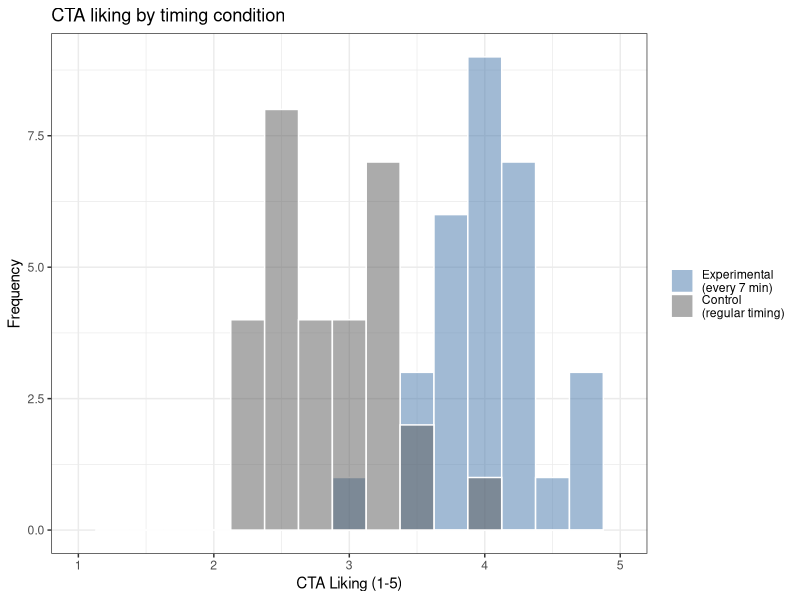
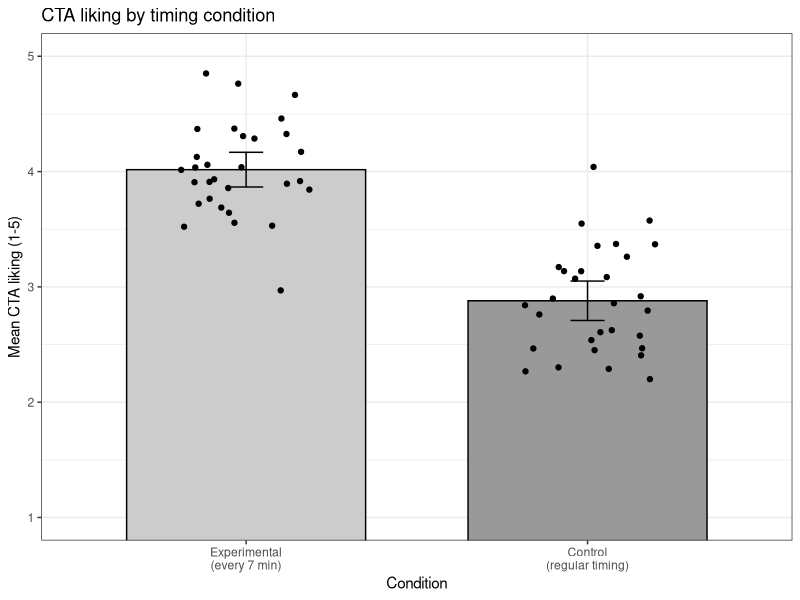

These figures' R source, in order:
## ---- chunk 1
knitr::opts_chunk$set(
  echo = FALSE,
  message = FALSE,
  warning = FALSE,
  fig.align = "center",
  fig.width = 5,
  fig.height = 3.7
)
## ---- chunk 2
#| echo: true
set.seed(343)

n = 30
CTA.SD = 0.5

# Control group (mean ~ 3, the neutral answer Chapter 5 found)
CTA.Control <- rnorm(n, 3, CTA.SD)

# Experimental group (mean ~ 4)
CTA.Experimental <- rnorm(n, 4, CTA.SD)
## ---- chunk 3
#| echo: true
CTA.df <- data.frame(
  Condition = c(rep("Control\n(regular timing)", n),
            rep("Experimental\n(every 7 min)", n)),
  Liking = c(CTA.Control, CTA.Experimental)
)

# R subtracts groups in factor-level order, so we put Experimental first
# to match the way we wrote the hypotheses in Step 1.
CTA.df$Condition <- factor(CTA.df$Condition,
                           levels = c("Experimental\n(every 7 min)",
                                      "Control\n(regular timing)"))
## ---- chunk 4
#| fig-width: 6
#| fig-height: 3.7
#| fig-cap: "Both groups on one axis. The overlap in the middle is the part a t-test has to argue about."
#| fig-alt: "Two overlaid histograms of CTA liking on a 1 to 5 axis. The control group piles up around 3 and the experimental group around 4, with a band near 3.5 where the two overlap."
library(ggplot2)

ggplot(CTA.df, aes(x = Liking, fill = Condition)) +
  geom_histogram(binwidth = 0.25, position = "identity",
                 alpha = 0.5, color = "white") +
  scale_fill_manual(values = c("Experimental\n(every 7 min)" = "#4477AA",
                               "Control\n(regular timing)"   = "grey35")) +
  labs(x = "CTA Liking (1-5)", y = "Frequency", fill = NULL,
       title = "CTA liking by timing condition") +
  xlim(1, 5) +
  theme_bw(base_size = 11)
## ---- chunk 5
#| echo: true
M1 <- mean(CTA.Experimental)
M2 <- mean(CTA.Control)
S1 <- sd(CTA.Experimental)
S2 <- sd(CTA.Control)

SS1 <- sum((CTA.Experimental - M1)^2)
SS2 <- sum((CTA.Control      - M2)^2)

Sp2       <- (SS1 + SS2) / ((n - 1) + (n - 1))   # pooled variance
SE_pooled <- sqrt(Sp2 * (1/n + 1/n))             # SE of the difference
t_by_hand <- (M1 - M2) / SE_pooled

c(Sp2 = Sp2, SE_pooled = SE_pooled, t_by_hand = t_by_hand)
## ---- chunk 6
#| echo: true
# The classical pooled test: matches the hand calculation above, and your lab
t.test(Liking ~ Condition, data = CTA.df, var.equal = TRUE)
## ---- chunk 7
#| echo: true
# Welch: drop var.equal and R defaults to the safer test
CTA.t.test <- t.test(Liking ~ Condition, data = CTA.df)

CTA.t.test
## ---- chunk 8
#| echo: true
#| fig-cap: "The bars are the summary; the dots are the humans."
#| fig-alt: "Bar chart of mean CTA liking for the two conditions with 95 percent confidence interval whiskers. The experimental bar sits near 4 and the control bar near 3, and individual jittered dots are scattered over each bar showing the spread of the 30 raters in each group."
library(ggpubr)

ggbarplot(
  CTA.df,
  x = "Condition",
  y = "Liking",
  add = c("mean_ci", "jitter"),   # mean + 95% CI, plus the raw ratings
  fill = "Condition",
  palette = c("grey80", "grey60"),   # light enough that the dots stay visible
  ylim = c(1, 5),
  xlab = NULL,
  ylab = "Mean CTA liking (1-5)",
  title = "CTA liking by timing condition"
) +
  theme_bw(base_size = 11) +
  theme(legend.position = "none")

## ---- chunk 9
apa_values <- data.frame(
  t = unname(CTA.t.test$statistic),
  df = unname(CTA.t.test$parameter),
  p = CTA.t.test$p.value,
  CI_low = CTA.t.test$conf.int[1],
  CI_high = CTA.t.test$conf.int[2]
)

apa_values
## ---- chunk 10
#| echo: true
Sp <- sqrt(Sp2)              # Sp2 came from the hand calculation in Step 4
cohens_d <- (M1 - M2) / Sp

c(M_experimental = M1, M_control = M2, Sp = Sp, d = cohens_d)
